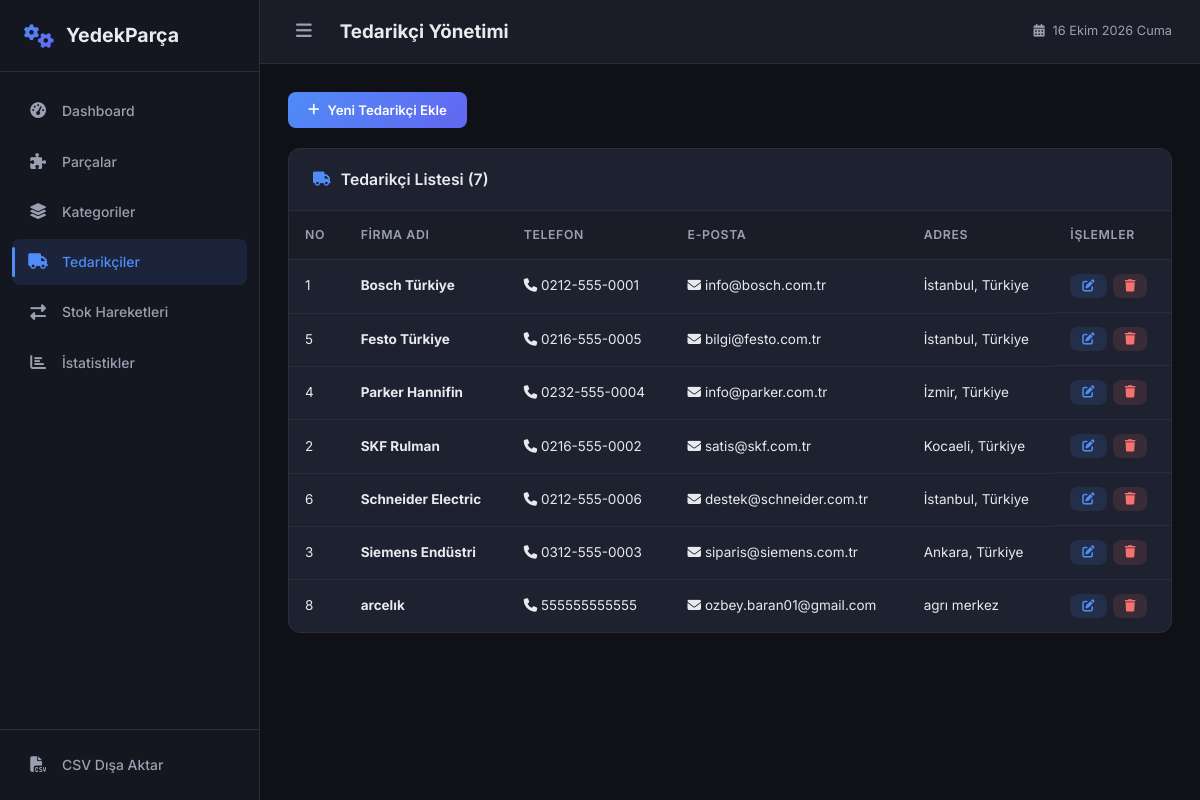
The app's page /tedarikciler with its own data.
### tables this page shows
CREATE TABLE tedarikci (
    no INTEGER PRIMARY KEY AUTOINCREMENT,
    ad TEXT NOT NULL,
    telefon TEXT,
    eposta TEXT UNIQUE,
    adres TEXT
);

### app.py (the view)
@app.route("/tedarikciler")
def tedarikciler():
    try:
        liste = vt.tedarikci_listele()
        return render_template("tedarikciler.html", tedarikciler=liste)
    except Exception as hata:
        flash(f"Hata: {hata}", "danger")
        return render_template("tedarikciler.html", tedarikciler=[])

### database.py (called while the page is built)
def veritabanina_baglan():
    baglanti = sqlite3.connect(VT_YOLU)
    baglanti.row_factory = sqlite3.Row
    baglanti.execute("PRAGMA foreign_keys = ON")
    return baglanti

def tedarikci_listele():
    baglanti = veritabanina_baglan()
    try:
        sonuc = baglanti.execute("SELECT * FROM tedarikci ORDER BY ad").fetchall()
        return sonuc
    except Exception as hata:
        print(f"Tedarikçi listeleme hatası: {hata}")
        return []
    finally:
        baglanti.close()

### templates/tedarikciler.html (shortened to what this page needs)
{% extends "base.html" %}
{% block page_title %}Tedarikçi Yönetimi{% endblock %}
{% block content %}
<div class="page-actions">
    <button class="btn btn-primary" onclick="openAddTedarikciModal()">
        <i class="fas fa-plus"></i> Yeni Tedarikçi Ekle
    </button>
</div>
<div class="card">
    <div class="card-header">
        <h2><i class="fas fa-truck"></i> Tedarikçi Listesi ({{ tedarikciler|length }})</h2>
    </div>
    <div class="table-wrapper">
        <table class="table">
            <thead>
                <tr>
                    <th>NO</th>
                    <th>Firma Adı</th>
                    <th>Telefon</th>
                    <th>E-posta</th>
                    <th>Adres</th>
                    <th>İşlemler</th>
                </tr>
            </thead>
            <tbody>
                {% for t in tedarikciler %}
                <tr>
                    <td>{{ t['no'] }}</td>
                    <td><strong>{{ t['ad'] }}</strong></td>
                    <td><i class="fas fa-phone"></i> {{ t['telefon'] or '-' }}</td>
                    <td><i class="fas fa-envelope"></i> {{ t['eposta'] or '-' }}</td>
                    <td>{{ t['adres'] or '-' }}</td>
                    <td class="action-cell">
                        <button class="btn btn-sm btn-edit" onclick="openEditTedarikciModal({{ t['no'] }}, '{{ t['ad'] }}', '{{ t['telefon'] or '' }}', '{{ t['eposta'] or '' }}', '{{ t['adres'] or '' }}')">
                            <i class="fas fa-edit"></i>
                        </button>
                        <form method="POST" action="{{ url_for('tedarikci_sil', tno=t['no']) }}" style="display:inline" onsubmit="return confirm('Silmek istediğinize emin misiniz?')">
                            <button type="submit" class="btn btn-sm btn-delete"><i class="fas fa-trash"></i></button>
                        </form>
                    </td>
                </tr>
                {% else %}
                <tr><td colspan="6" class="text-center">Kayıt bulunamadı.</td></tr>
                {% endfor %}
            </tbody>
        </table>
    </div>
</div>
{% endblock %}

### static/css/style.css (style rules this page uses)
:root { --bg-primary: #0f1117; --bg-secondary: #1a1d27; --bg-card: #1e2130; --bg-card-hover: #252838; --bg-sidebar: #141620; --bg-input: #252838; --text-primary: #e8eaed; --text-secondary: #9aa0b0; --text-muted: #6b7280; --accent-blue: #4f8cf7; --accent-purple: #a855f7; --accent-green: #34d399; --accent-orange: #fb923c; --accent-red: #f87171; --accent-cyan: #22d3ee; --accent-yellow: #fbbf24; --gradient-blue: linear-gradient(135deg, #4f8cf7, #6366f1); --gradient-purple: linear-gradient(135deg, #a855f7, #ec4899); --gradient-green: linear-gradient(135deg, #34d399, #22d3ee); --gradient-orange: linear-gradient(135deg, #fb923c, #f59e0b); --gradient-red: linear-gradient(135deg, #f87171, #ef4444); --gradient-cyan: linear-gradient(135deg, #22d3ee, #4f8cf7); --border-color: #2a2d3a; --border-radius: 12px; --border-radius-sm: 8px; --border-radius-lg: 16px; --shadow: 0 4px 24px rgba(0, 0, 0, 0.3); --shadow-sm: 0 2px 8px rgba(0, 0, 0, 0.2); --shadow-lg: 0 8px 40px rgba(0, 0, 0, 0.4); --sidebar-width: 260px; --topbar-height: 64px; --transition: all 0.3s cubic-bezier(0.4, 0, 0.2, 1); }
*, *::before, *::after { box-sizing: border-box; margin: 0; padding: 0; }
html { font-size: 15px; scroll-behavior: smooth; }
body { font-family: 'Inter', -apple-system, BlinkMacSystemFont, sans-serif; background: var(--bg-primary); color: var(--text-primary); line-height: 1.6; min-height: 100vh; display: flex; overflow-x: hidden; }
.card { background: var(--bg-card); border: 1px solid var(--border-color); border-radius: var(--border-radius); margin-bottom: 24px; overflow: hidden; transition: var(--transition); }
.card-header { display: flex; justify-content: space-between; align-items: center; padding: 18px 24px; border-bottom: 1px solid var(--border-color); }
.card-header h2 { font-size: 1.05rem; font-weight: 600; display: flex; align-items: center; gap: 10px; }
.card-header h2 i { color: var(--accent-blue); font-size: 0.95rem; }
.table-wrapper { overflow-x: auto; }
.table { width: 100%; border-collapse: collapse; }
.table thead th { background: var(--bg-secondary); padding: 14px 16px; text-align: left; font-weight: 600; font-size: 0.82rem; text-transform: uppercase; letter-spacing: 0.05em; color: var(--text-secondary); border-bottom: 1px solid var(--border-color); white-space: nowrap; }
.table tbody td { padding: 14px 16px; border-bottom: 1px solid var(--border-color); font-size: 0.9rem; vertical-align: middle; }
.table tbody tr { transition: var(--transition); }
.table tbody tr:last-child td { border-bottom: none; }
.action-cell { white-space: nowrap; display: flex; gap: 6px; }
.btn { display: inline-flex; align-items: center; gap: 8px; padding: 10px 20px; border: none; border-radius: var(--border-radius-sm); font-family: inherit; font-size: 0.88rem; font-weight: 600; cursor: pointer; transition: var(--transition); text-decoration: none; white-space: nowrap; }
.btn-primary { background: var(--gradient-blue); color: white; }
.btn-sm { padding: 6px 12px; font-size: 0.82rem; }
.btn-edit { background: rgba(79,140,247,0.12); color: var(--accent-blue); }
.btn-delete { background: rgba(248,113,113,0.12); color: var(--accent-red); }
.page-actions { display: flex; gap: 12px; margin-bottom: 20px; flex-wrap: wrap; }

### records on screen
tedarikci: no "1", ad "Bosch Türkiye", telefon "0212-555-0001", eposta "info@bosch.com.tr", adres "İstanbul, Türkiye"
tedarikci: no "5", ad "Festo Türkiye", telefon "0216-555-0005", eposta "bilgi@festo.com.tr", adres "İstanbul, Türkiye"
tedarikci: no "4", ad "Parker Hannifin", telefon "0232-555-0004", eposta "info@parker.com.tr", adres "İzmir, Türkiye"
tedarikci: no "2", ad "SKF Rulman", telefon "0216-555-0002", eposta "satis@skf.com.tr", adres "Kocaeli, Türkiye"
tedarikci: no "6", ad "Schneider Electric", telefon "0212-555-0006", eposta "destek@schneider.com.tr", adres "İstanbul, Türkiye"
tedarikci: no "3", ad "Siemens Endüstri", telefon "0312-555-0003", eposta "siparis@siemens.com.tr", adres "Ankara, Türkiye"
tedarikci: no "8", ad "arcelık", telefon "555555555555", eposta "ozbey.baran01@gmail.com", adres "agrı merkez"

### other values on screen
{{ tedarikciler|length }} "7"
